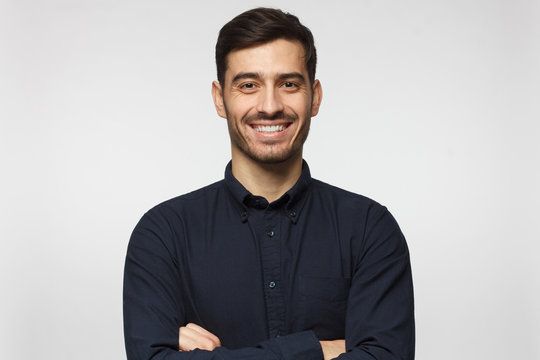
#> input picture Images/photo1.jpeg, 540 x 360 px
$ python Pillow_editing.py
#> lines starting #> are read from the running program, lines starting #| are printed output that depends on the picture
from PIL import Image, ImageFilter, ImageOps, ImageEnhance
import cv2

img = Image.open('./Images/photo1.jpeg')
#> img is the input picture: PIL image 540x360 RGB; mean R, G, B 175.2, 172.8, 173.6
angle = 40
r_img = img.rotate(angle)
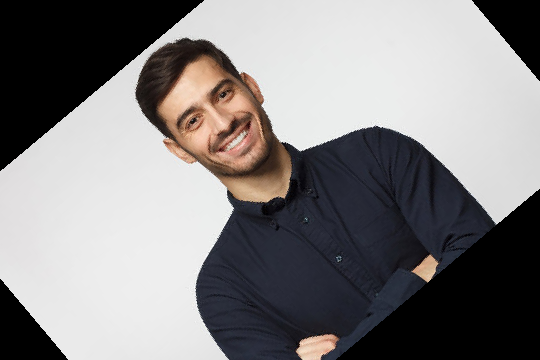
#> r_img: PIL image 540x360 RGB; mean R, G, B 131.1, 128.8, 129.4
r_img.show()


def apply_cartoon_effect(input_image_path, cartoon_intensity=2):
    # Open the input image
#> called with cartoon_intensity = 2
    image = input_image_path
    smoothed_image = image.filter(ImageFilter.MedianFilter(size=7))
    edges = smoothed_image.filter(ImageFilter.FIND_EDGES)
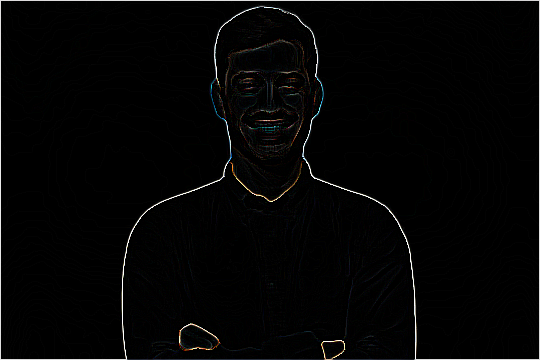
#> edges: PIL image 540x360 RGB; mean R, G, B 4.6, 4.6, 4.5
    cartoon_image = Image.blend(smoothed_image, edges, alpha=cartoon_intensity)
    enhancer = ImageEnhance.Contrast(cartoon_image)
    cartoon_image = enhancer.enhance(3.5)
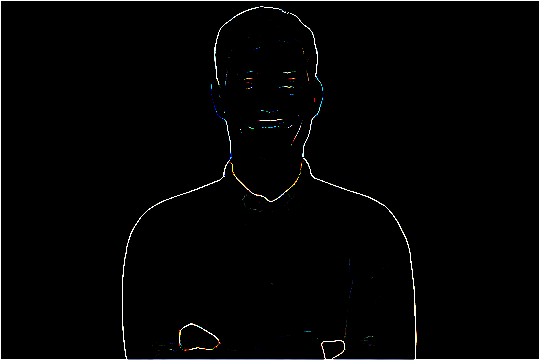
#> cartoon_image: PIL image 540x360 RGB; mean R, G, B 3.9, 4, 4
    cartoon_image = ImageOps.invert(cartoon_image)
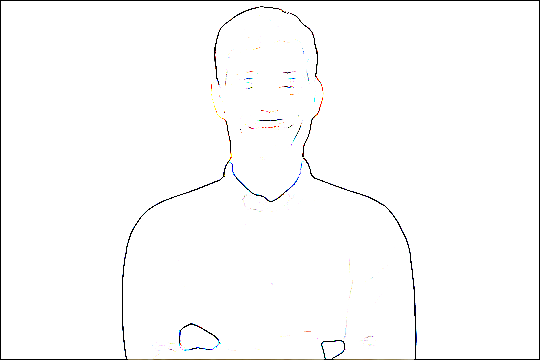
#> cartoon_image: PIL image 540x360 RGB; mean R, G, B 251.1, 251, 251
    cartoon_image.show()

apply_cartoon_effect(img)

$ run again, with Images/photo3.jpeg copied over Images/photo1.jpeg
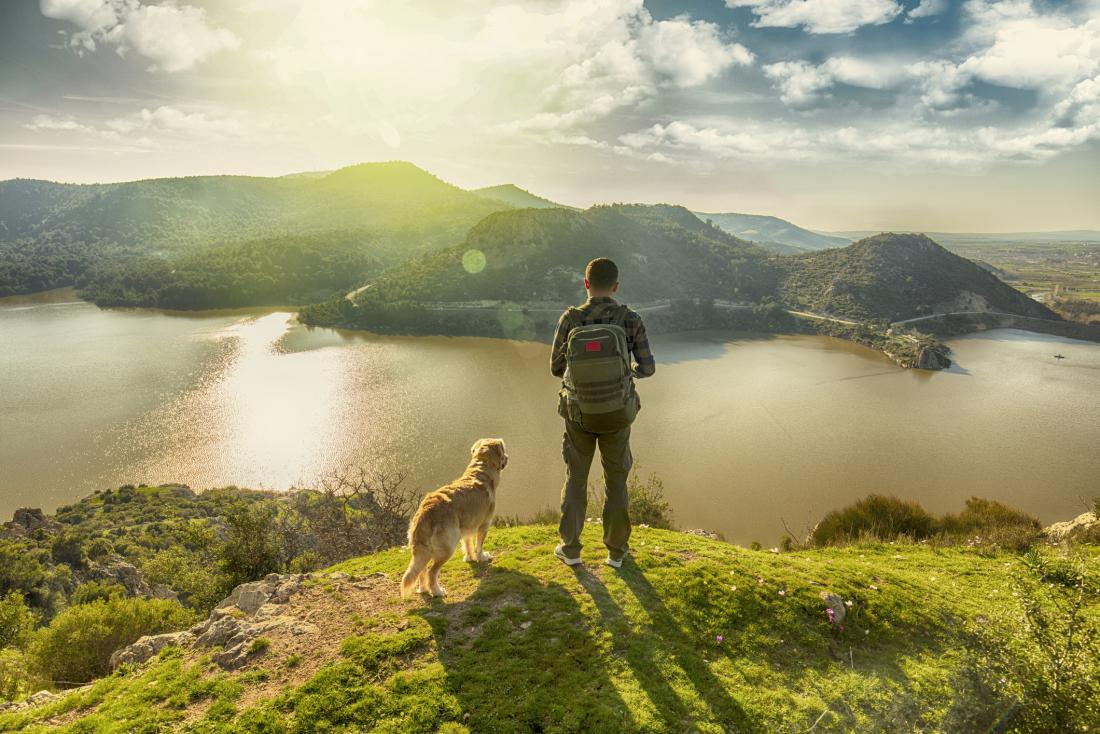
#> input picture Images/photo3.jpeg, 1100 x 734 px
#> img is the input picture: PIL image 1100x734 RGB; mean R, G, B 156.4, 151.6, 111
#> in apply_cartoon_effect, `edges = smoothed_image.filter(ImageFilter.FIND_EDGES)`:
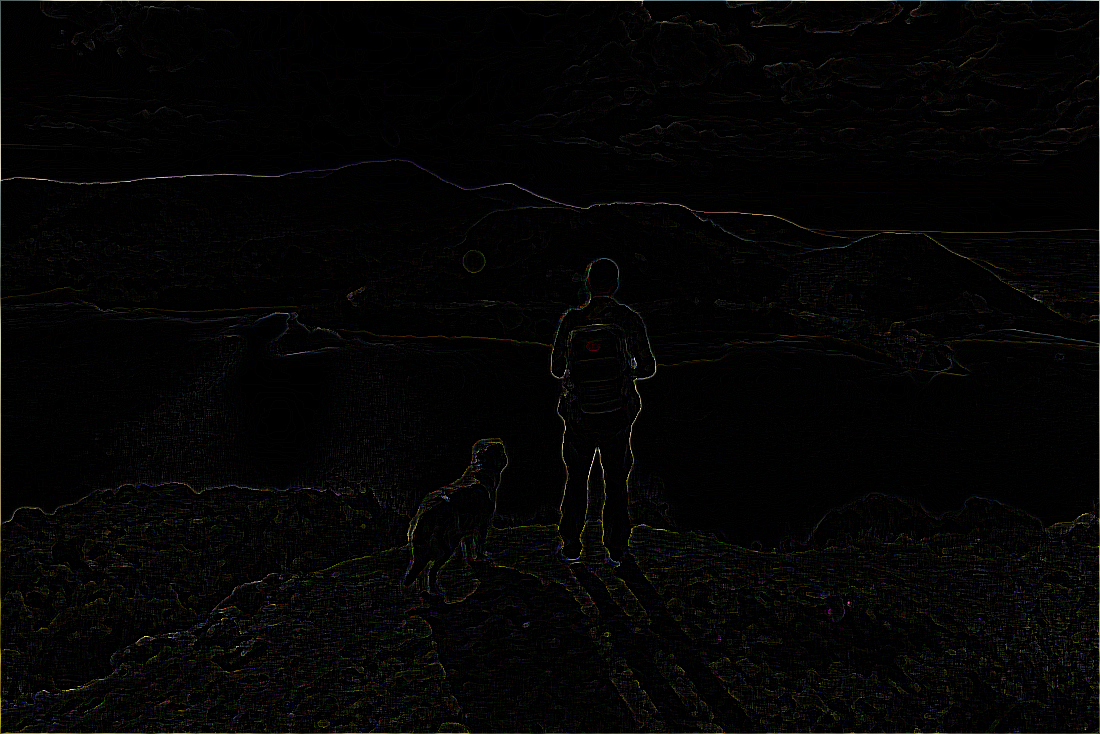
#> edges: PIL image 1100x734 RGB; mean R, G, B 4.7, 4.5, 3.9
#> in apply_cartoon_effect, `cartoon_image = ImageOps.invert(cartoon_image)`:
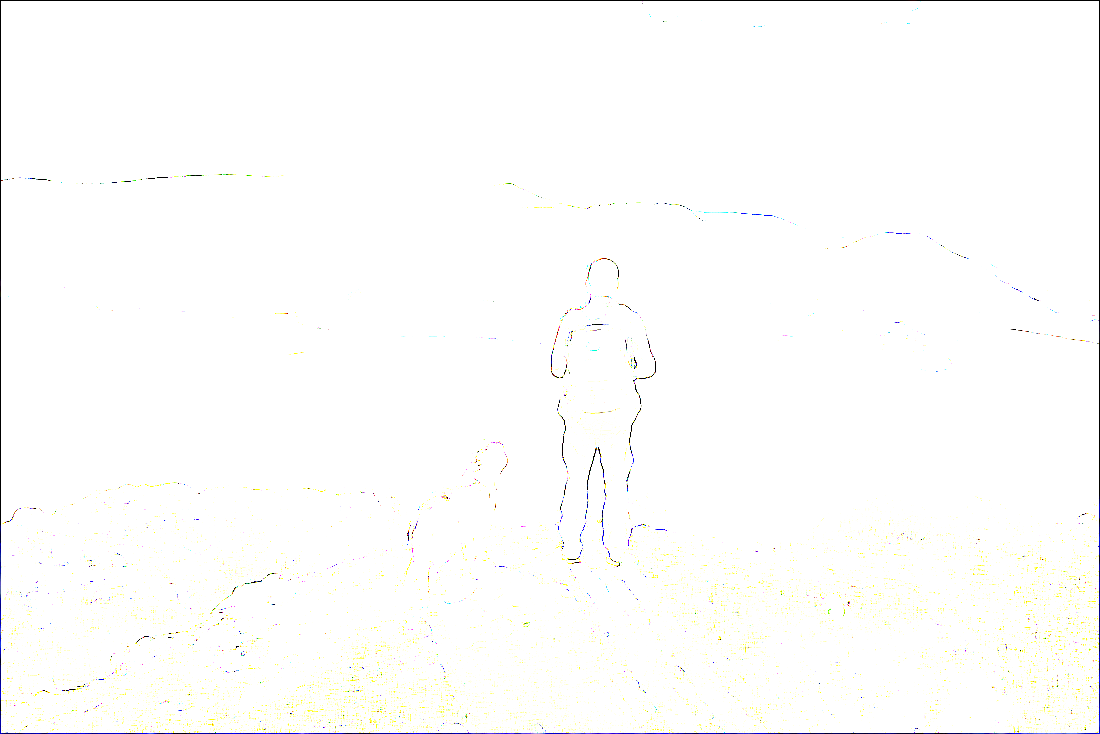
#> cartoon_image: PIL image 1100x734 RGB; mean R, G, B 253.4, 253.4, 252.3

$ run again, with Images/Photo2.webp saved as Images/photo1.jpeg
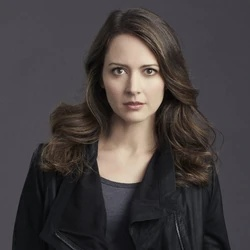
#> input picture Images/Photo2.webp, 250 x 250 px
#> img is the input picture: PIL image 250x250 RGB; mean R, G, B 69.8, 64, 64.5
#> in apply_cartoon_effect, `edges = smoothed_image.filter(ImageFilter.FIND_EDGES)`:
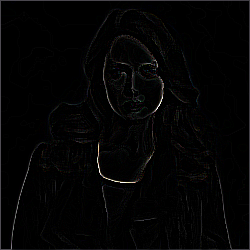
#> edges: PIL image 250x250 RGB; mean R, G, B 4, 3.9, 3.9
#> in apply_cartoon_effect, `cartoon_image = ImageOps.invert(cartoon_image)`:
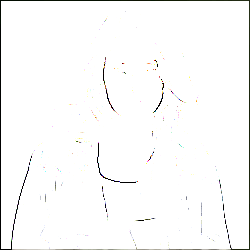
#> cartoon_image: PIL image 250x250 RGB; mean R, G, B 250.1, 250.1, 249.8
